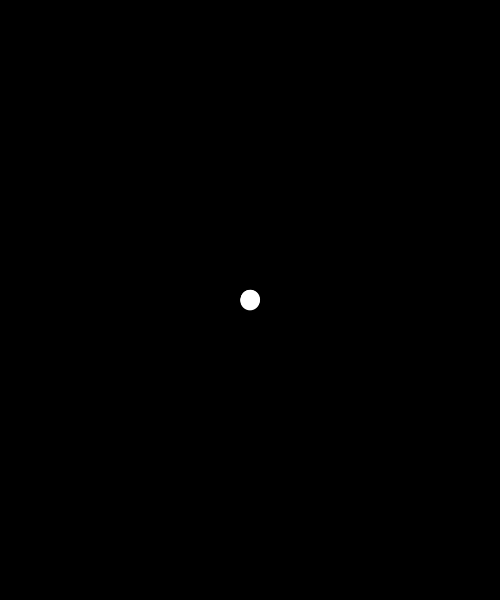
Frame 1 (no input)
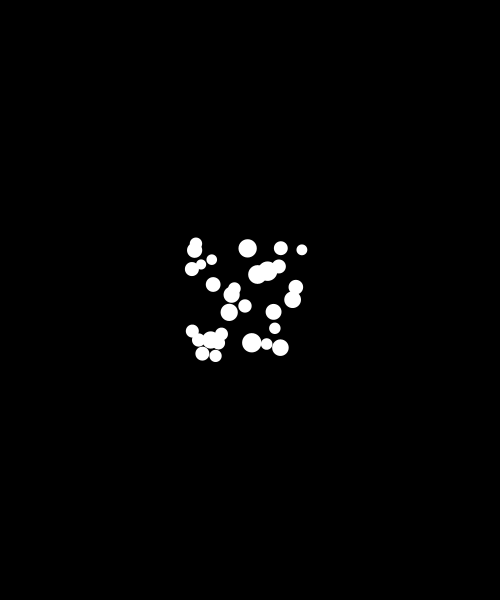
Frame 60 (the mouse pressed at the canvas centre just before this capture)
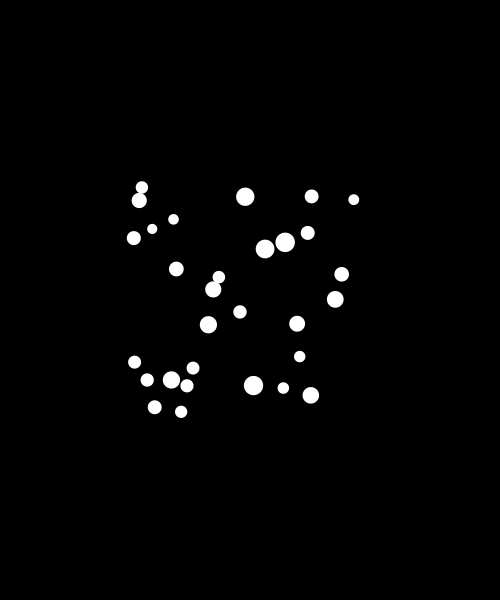
Frame 120 (the mouse held since frame 60 and released just before this capture)

The Processing sketch that drew these frames (run headless with seeded random() and noise(); from frame 60 on, the mouse is pressed at the canvas centre):

// Processing sketch: day3_09_object_arrayList
// ── day3_09_object_arrayList.pde
//https://processing.org/reference/ArrayList.html

// Array
// DataType[] name = new DataType[TotalNum];
// ArrayList
// ArrayList<DataType> name = new ArrayList<DataType>();
ArrayList<Particle> particles = new ArrayList<Particle>();


void setup() {
  size(500, 600);
  background(0);
  
  // ARRAY
  // for (int i=0; i<particles.length; i++) {
  //   particles[i] = new Particle(width/2, height/2);
  // }
  
  // ARRAYLIST
  int totalNumber = 30;
  for (int i=0; i<totalNumber; i++) {
    //particles[i] = new Particle(width/2, height/2);
    particles.add(  new Particle(width/2, height/2)  );
  }
}


void draw() {
  background(0);
  
  // ARRAY 
  // for (int i=0; i<particles.length; i++) {
  //   Particle p = particles[i];
  //   p.move();
  //  p.display();
  // }
  
  // ARRAYLIST
  for (int i=0; i<particles.size(); i++) {
    Particle p = particles.get(i);
    p.move();
    p.display();
  }
  
}








class Particle {
  float x, y;
  float xSpd, ySpd;
  float size;
  Particle(float tempX, float tempY) {
    x = tempX;
    y = tempY;
    xSpd = random(-1, 1);
    ySpd = random(-1, 1);
    size = random(10, 20);
  }
  void display() {
    noStroke();
    fill(255);
    ellipse(x, y, size, size);
  }
  void move() {
    x += xSpd;
    y += ySpd;
  }
}
